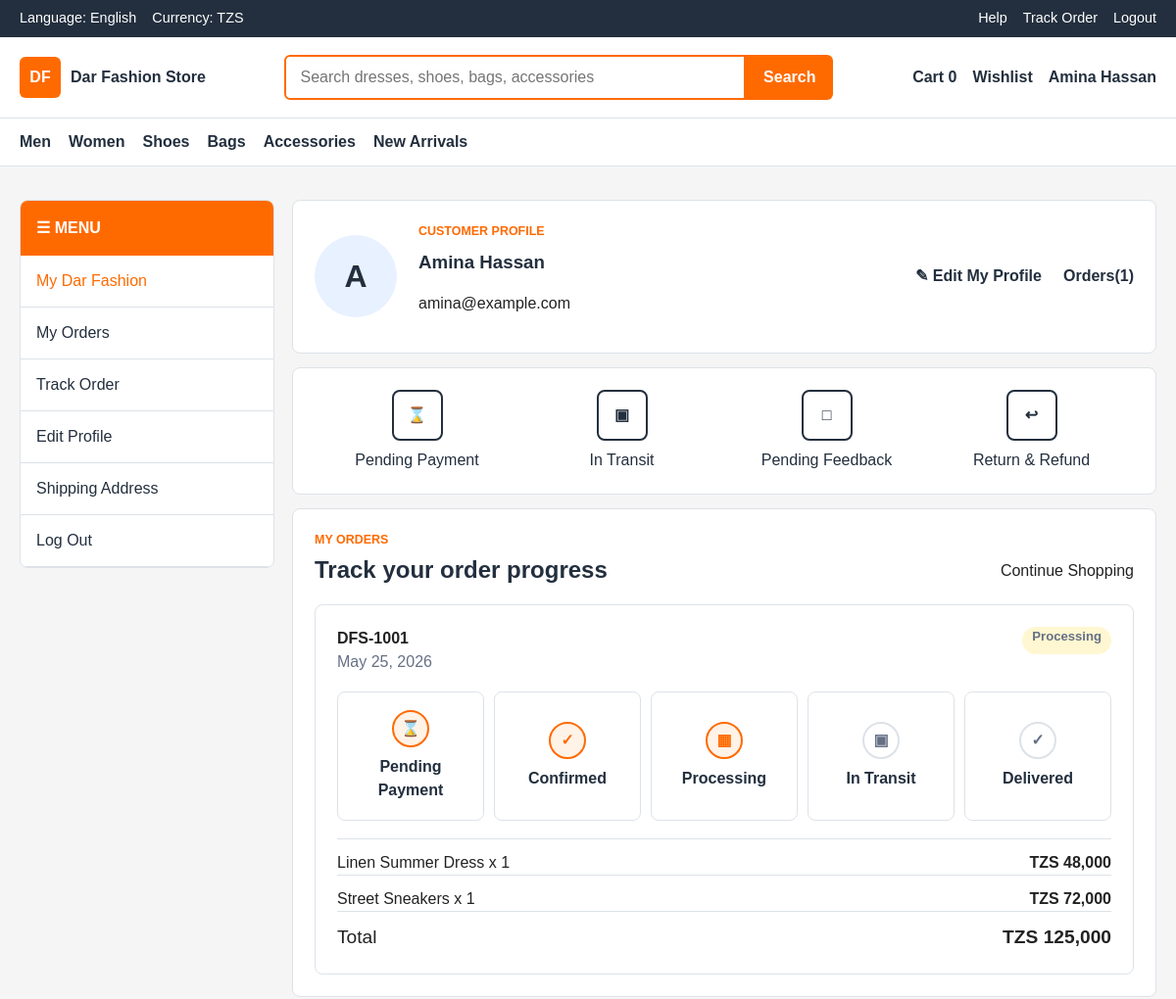
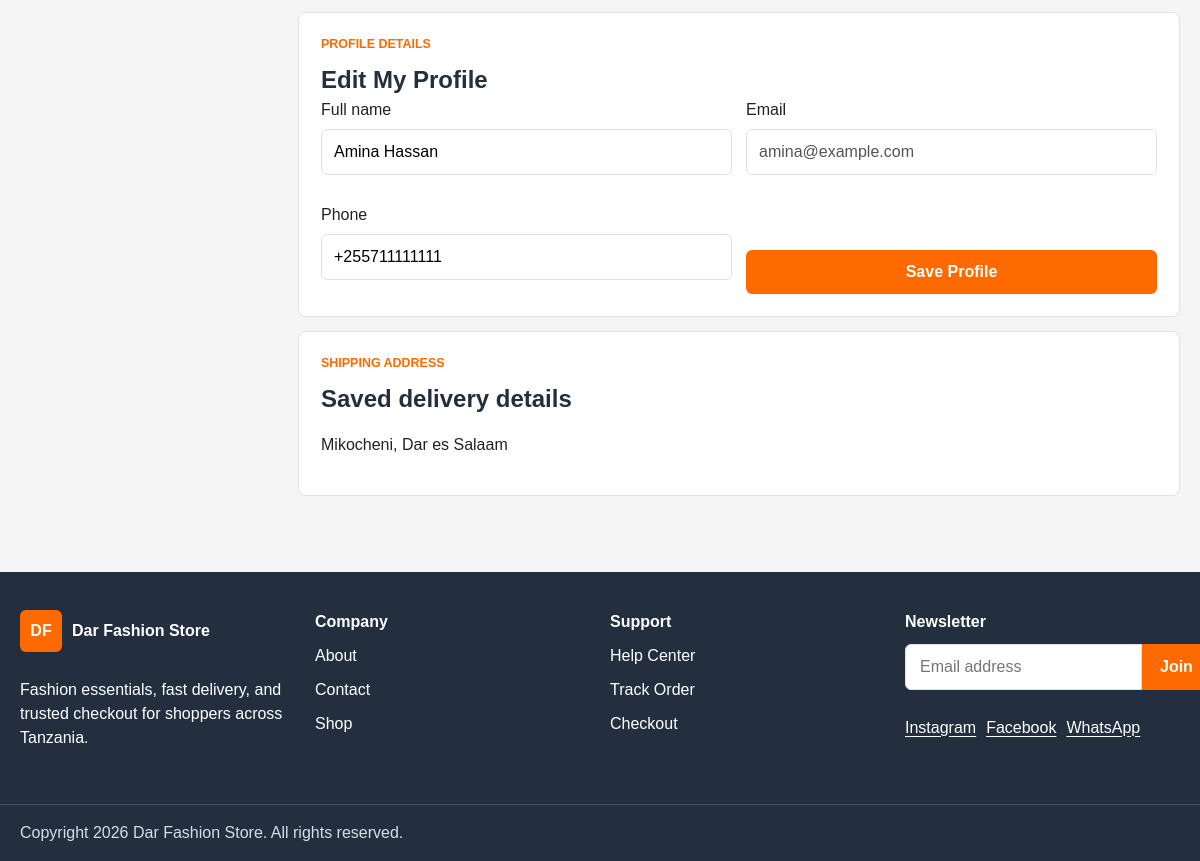
The app's page /profile.php (signed in) with its own data (2 pictures, top to bottom).
### tables this page shows
CREATE TABLE users (
    id INT UNSIGNED AUTO_INCREMENT PRIMARY KEY,
    fullname VARCHAR(120) NOT NULL,
    email VARCHAR(160) NOT NULL UNIQUE,
    phone VARCHAR(30),
    password VARCHAR(255) NOT NULL,
    role ENUM('customer', 'admin') NOT NULL DEFAULT 'customer',
    status ENUM('active', 'blocked') NOT NULL DEFAULT 'active',
    created_at TIMESTAMP NOT NULL DEFAULT CURRENT_TIMESTAMP,
    updated_at TIMESTAMP NOT NULL DEFAULT CURRENT_TIMESTAMP ON UPDATE CURRENT_TIMESTAMP
);

CREATE TABLE orders (
    id INT UNSIGNED AUTO_INCREMENT PRIMARY KEY,
    order_number VARCHAR(40) NOT NULL UNIQUE,
    user_id INT UNSIGNED,
    customer_name VARCHAR(120) NOT NULL,
    customer_email VARCHAR(160) NOT NULL,
    customer_phone VARCHAR(30) NOT NULL,
    shipping_address TEXT NOT NULL,
    subtotal DECIMAL(10,2) NOT NULL DEFAULT 0.00,
    delivery_fee DECIMAL(10,2) NOT NULL DEFAULT 0.00,
    total DECIMAL(10,2) NOT NULL,
    status ENUM('pending', 'confirmed', 'processing', 'shipped', 'in_transit', 'out_for_delivery', 'delivered', 'cancelled') NOT NULL DEFAULT 'pending',
    delivery_company VARCHAR(120),
    delivery_notes TEXT,
    estimated_delivery_days INT UNSIGNED NOT NULL DEFAULT 1,
    created_at TIMESTAMP NOT NULL DEFAULT CURRENT_TIMESTAMP,
    updated_at TIMESTAMP NOT NULL DEFAULT CURRENT_TIMESTAMP ON UPDATE CURRENT_TIMESTAMP,
    CONSTRAINT fk_orders_user
        FOREIGN KEY (user_id) REFERENCES users(id)
        ON UPDATE CASCADE
        ON DELETE SET NULL,
    INDEX idx_orders_user (user_id),
    INDEX idx_orders_status (status),
    INDEX idx_orders_created_at (created_at)
);

CREATE TABLE order_items (
    id INT UNSIGNED AUTO_INCREMENT PRIMARY KEY,
    order_id INT UNSIGNED NOT NULL,
    product_id INT UNSIGNED,
    product_name VARCHAR(180) NOT NULL,
    quantity INT UNSIGNED NOT NULL,
    price DECIMAL(10,2) NOT NULL,
    line_total DECIMAL(10,2) NOT NULL,
    created_at TIMESTAMP NOT NULL DEFAULT CURRENT_TIMESTAMP,
    CONSTRAINT fk_order_items_order
        FOREIGN KEY (order_id) REFERENCES orders(id)
        ON UPDATE CASCADE
        ON DELETE CASCADE,
    CONSTRAINT fk_order_items_product
        FOREIGN KEY (product_id) REFERENCES products(id)
        ON UPDATE CASCADE
        ON DELETE SET NULL,
    INDEX idx_order_items_order (order_id),
    INDEX idx_order_items_product (product_id)
);

### app/includes/auth.php (called while the page is built, shortened)
<?php
function current_user() {
    return $_SESSION['user'] ?? null;
}

### app/models/User.php (called while the page is built, shortened)
<?php
class User {
    private $conn;
    public function __construct($db) {
        $this->conn = $db;
    }
    public function findById($id) {
        $sql = "SELECT id, fullname, email, phone, role, status, created_at FROM users WHERE id = :id LIMIT 1";
        $stmt = $this->conn->prepare($sql);
        $stmt->execute([":id" => $id]);
        return $stmt->fetch(PDO::FETCH_ASSOC);
    }
}
?>

### app/models/Order.php (called while the page is built, shortened)
<?php
class Order {
    private $conn;
    public function __construct($db) {
        $this->conn = $db;
    }
    public function getByUser($user_id) {
        $stmt = $this->conn->prepare("SELECT * FROM orders WHERE user_id = ? ORDER BY created_at DESC");
        $stmt->execute([$user_id]);
        return $stmt->fetchAll(PDO::FETCH_ASSOC);
    }
    public function getItems($order_id) {
        $stmt = $this->conn->prepare("SELECT * FROM order_items WHERE order_id = ?");
        $stmt->execute([$order_id]);
        return $stmt->fetchAll(PDO::FETCH_ASSOC);
    }
}
?>

### public/profile.php (the view, shortened to what this page needs)
<?php
$basePath = '..';
require_once __DIR__ . '/../app/includes/auth.php';
require_once __DIR__ . '/../app/models/User.php';
require_once __DIR__ . '/../app/models/Order.php';
$database = new Database();
$conn = $database->connect();
$sessionUser = current_user();
$orders = [];
$orderItems = [];
$trackingSteps = [
    'pending' => ['label' => 'Pending Payment', 'icon' => '&#8987;'],
    'confirmed' => ['label' => 'Confirmed', 'icon' => '&#10003;'],
    'processing' => ['label' => 'Processing', 'icon' => '&#9638;'],
    'shipped' => ['label' => 'In Transit', 'icon' => '&#9635;'],
    'delivered' => ['label' => 'Delivered', 'icon' => '&#10003;'],
];
if ($conn) {
    $userModel = new User($conn);
    $orderModel = new Order($conn);
    $freshUser = $userModel->findById((int) $sessionUser['id']);
    if ($freshUser) {
        $user = $freshUser;
    }
    $orders = $orderModel->getByUser((int) $sessionUser['id']);
    foreach ($orders as $order) {
        $orderItems[$order['id']] = $orderModel->getItems((int) $order['id']);
    }
}
function order_step_index($status) {
    $map = [
        'pending' => 0,
        'confirmed' => 1,
        'processing' => 2,
        'shipped' => 3,
        'delivered' => 4,
        'cancelled' => -1
    ];
    return $map[$status] ?? 0;
}
include __DIR__ . '/../app/includes/header.php';
?>
<main class="account-page">
    <div class="container account-layout">
        <aside class="account-menu">
            <div class="account-menu__title">&#9776; Menu</div>
            <a class="is-active" href="#overview">My Dar Fashion</a>
            <a href="#orders">My Orders</a>
            <a href="#tracking">Track Order</a>
            <a href="#profile">Edit Profile</a>
            <a href="#address">Shipping Address</a>
            <a href="logout.php">Log Out</a>
        </aside>
        <section class="account-content">
            <section class="profile-hero" id="overview">
                <div class="profile-avatar"><?php echo strtoupper(substr($user['fullname'] ?? 'C', 0, 1)); ?></div>
                <div>
                    <p class="section-kicker">Customer profile</p>
                    <h1><?php echo htmlspecialchars($user['fullname'] ?? 'Customer'); ?></h1>
                    <p><?php echo htmlspecialchars($user['email'] ?? ''); ?></p>
                </div>
                <a class="profile-action" href="#profile">&#9998; Edit My Profile</a>
                <a class="profile-action" href="#orders">Orders(<?php echo count($orders); ?>)</a>
            </section>
            <section class="status-shortcuts" id="tracking" aria-label="Order tracking shortcuts">
                <a href="#orders"><span>&#8987;</span>Pending Payment</a>
                <a href="#orders"><span>&#9635;</span>In Transit</a>
                <a href="#orders"><span>&#9633;</span>Pending Feedback</a>
                <a href="#orders"><span>&#8617;</span>Return & Refund</a>
            </section>
            <section class="account-panel" id="orders">
                <div class="section-heading section-heading--row">
                    <div>
                        <p class="section-kicker">My orders</p>
                        <h2>Track your order progress</h2>
                    </div>
                    <a href="shop.php">Continue Shopping</a>
                </div>
                <?php if (!$conn): ?>
                    <p class="alert alert--error">Database connection failed. Order tracking needs MySQL to be running.</p>
                <?php elseif (!$orders): ?>
                    <p class="empty-state">You do not have orders yet. Your active orders will appear here after checkout.</p>
                <?php else: ?>
                    <div class="order-list">
                        <?php foreach ($orders as $order): ?>
                            <?php $activeStep = order_step_index($order['status']); ?>
                            <article class="order-card">
                                <div class="order-card__head">
                                    <div>
                                        <strong><?php echo htmlspecialchars($order['order_number']); ?></strong>
                                        <span><?php echo date('M d, Y', strtotime($order['created_at'])); ?></span>
                                    </div>
                                    <span class="status-pill status-pill--<?php echo htmlspecialchars($order['status']); ?>"><?php echo htmlspecialchars(ucfirst($order['status'])); ?></span>
                                </div>
                                <div class="tracking-line">
                                    <?php $stepNumber = 0; ?>
                                    <?php foreach ($trackingSteps as $key => $step): ?>
                                        <div class="tracking-step <?php echo $activeStep >= $stepNumber ? 'is-complete' : ''; ?>">
                                            <span><?php echo $step['icon']; ?></span>
                                            <strong><?php echo htmlspecialchars($step['label']); ?></strong>
                                        </div>
                                        <?php $stepNumber++; ?>
                                    <?php endforeach; ?>
                                </div>
                                <div class="order-items">
                                    <?php foreach ($orderItems[$order['id']] ?? [] as $item): ?>
                                        <p><span><?php echo htmlspecialchars($item['product_name']); ?> x <?php echo (int) $item['quantity']; ?></span><strong>TZS <?php echo number_format((float) $item['line_total'], 0); ?></strong></p>
                                    <?php endforeach; ?>
                                    <p class="summary-total"><span>Total</span><strong>TZS <?php echo number_format((float) $order['total'], 0); ?></strong></p>
                                </div>
                            </article>
                        <?php endforeach; ?>
                    </div>
                <?php endif; ?>
            </section>
            <section class="account-panel" id="profile">
                <p class="section-kicker">Profile details</p>
                <h2>Edit My Profile</h2>
                <form class="profile-form" method="post">
                    <label>Full name<input type="text" name="fullname" value="<?php echo htmlspecialchars($user['fullname'] ?? ''); ?>" required></label>
                    <label>Email<input type="email" value="<?php echo htmlspecialchars($user['email'] ?? ''); ?>" disabled></label>
                    <label>Phone<input type="tel" name="phone" value="<?php echo htmlspecialchars($user['phone'] ?? ''); ?>"></label>
                    <button class="button button--primary" type="submit">Save Profile</button>
                </form>
            </section>
            <section class="account-panel" id="address">
                <p class="section-kicker">Shipping address</p>
                <h2>Saved delivery details</h2>
                <?php $latestOrder = $orders[0] ?? null; ?>
                <p><?php echo $latestOrder ? htmlspecialchars($latestOrder['shipping_address']) : 'Your checkout address will appear here after your first order.'; ?></p>
            </section>
        </section>
    </div>
</main>
<?php include __DIR__ . '/../app/includes/footer.php'; ?>

### app/includes/navbar.php (shortened to what this page needs)
<?php
$cartCount = $cartCount ?? count($_SESSION['cart'] ?? []);
$navBase = $navBase ?? $basePath ?? '..';
$loggedInUser = current_user();
?>
<header class="site-header">
    <section class="topbar">
        <div class="container topbar__inner">
            <div class="topbar__group">
                <span>Language: English</span>
                <span>Currency: TZS</span>
            </div>
            <nav class="topbar__links" aria-label="Utility navigation">
                <a href="<?php echo $navBase; ?>/public/contact.php">Help</a>
                <a href="<?php echo $navBase; ?>/public/track-order.php">Track Order</a>
                <?php if ($loggedInUser): ?>
                    <a href="<?php echo $navBase; ?>/public/logout.php">Logout</a>
                <?php else: ?>
                    <a href="<?php echo $navBase; ?>/public/login.php">Login</a>
                    <a href="<?php echo $navBase; ?>/public/register.php">Register</a>
                <?php endif; ?>
            </nav>
        </div>
    </section>
    <section class="main-nav">
        <div class="container main-nav__inner">
            <a class="logo" href="<?php echo $navBase; ?>/public/index.php" aria-label="Dar Fashion Store home">
                <span class="logo__mark">DF</span>
                <span class="logo__text">Dar Fashion Store</span>
            </a>
            <form class="search-form" action="<?php echo $navBase; ?>/public/shop.php" method="get">
                <input id="site-search" name="q" type="search" placeholder="Search dresses, shoes, bags, accessories">
                <button type="submit">Search</button>
            </form>
            <nav class="action-nav" aria-label="Account actions">
                <a href="<?php echo $navBase; ?>/public/cart.php">Cart <strong><?php echo (int) $cartCount; ?></strong></a>
                <a href="<?php echo $navBase; ?>/public/shop.php?wishlist=1">Wishlist</a>
                <a href="<?php echo $navBase; ?>/public/<?php echo $loggedInUser ? 'profile.php' : 'login.php'; ?>"><?php echo $loggedInUser ? htmlspecialchars($loggedInUser['fullname']) : 'Profile'; ?></a>
            </nav>
        </div>
    </section>
    <nav class="category-nav" id="category-menu" aria-label="Product categories">
        <div class="container category-nav__inner">
            <a href="<?php echo $navBase; ?>/public/shop.php?category=men">Men</a>
            <a href="<?php echo $navBase; ?>/public/shop.php?category=women">Women</a>
            <a href="<?php echo $navBase; ?>/public/shop.php?category=shoes">Shoes</a>
            <a href="<?php echo $navBase; ?>/public/shop.php?category=bags">Bags</a>
            <a href="<?php echo $navBase; ?>/public/shop.php?category=accessories">Accessories</a>
            <a href="<?php echo $navBase; ?>/public/shop.php?category=new-arrivals">New Arrivals</a>
        </div>
    </nav>
</header>

### records on screen
users: fullname "Amina Hassan", fullname "A", email "amina@example.com", phone "+255711111111"
orders: order_number "DFS-1001", created_at "May 25, 2026", status "Processing", icon "⌛", label "Pending Payment", icon "✓", label "Confirmed", icon "▦", label "Processing", icon "▣", label "In Transit", label "Delivered", total "125,000", shipping_address "Mikocheni, Dar es Salaam"
order_items: product_name "Linen Summer Dress", quantity "1", line_total "48,000"
order_items: product_name "Street Sneakers", quantity "1", line_total "72,000"

### other values on screen
$cartCount "0"
count($orders) "1"
